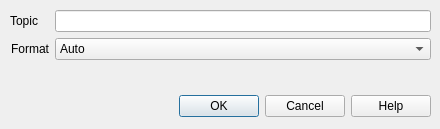
<?xml version="1.0" encoding="UTF-8"?>
<ui version="4.0">
 <class>CDlgMqttSubscribe</class>
 <widget class="QDialog" name="CDlgMqttSubscribe">
  <property name="geometry">
   <rect>
    <x>0</x>
    <y>0</y>
    <width>440</width>
    <height>129</height>
   </rect>
  </property>
  <property name="windowTitle">
   <string>MQTT Subscribe</string>
  </property>
  <widget class="QDialogButtonBox" name="buttonBox">
   <property name="geometry">
    <rect>
     <x>10</x>
     <y>90</y>
     <width>421</width>
     <height>32</height>
    </rect>
   </property>
   <property name="orientation">
    <enum>Qt::Horizontal</enum>
   </property>
   <property name="standardButtons">
    <set>QDialogButtonBox::Cancel|QDialogButtonBox::Help|QDialogButtonBox::Ok</set>
   </property>
   <property name="centerButtons">
    <bool>false</bool>
   </property>
  </widget>
  <widget class="QWidget" name="formLayoutWidget_2">
   <property name="geometry">
    <rect>
     <x>10</x>
     <y>10</y>
     <width>421</width>
     <height>71</height>
    </rect>
   </property>
   <layout class="QFormLayout" name="formLayout_2">
    <item row="0" column="0">
     <widget class="QLabel" name="label_3">
      <property name="text">
       <string>Topic</string>
      </property>
      <property name="buddy">
       <cstring>editTopic</cstring>
      </property>
     </widget>
    </item>
    <item row="0" column="1">
     <widget class="QLineEdit" name="editTopic"/>
    </item>
    <item row="1" column="1">
     <widget class="QComboBox" name="comboSubscribeFormat">
      <item>
       <property name="text">
        <string>Auto</string>
       </property>
      </item>
      <item>
       <property name="text">
        <string>JSON format</string>
       </property>
      </item>
      <item>
       <property name="text">
        <string>XML format</string>
       </property>
      </item>
      <item>
       <property name="text">
        <string>String format</string>
       </property>
      </item>
      <item>
       <property name="text">
        <string>Binary format</string>
       </property>
      </item>
     </widget>
    </item>
    <item row="1" column="0">
     <widget class="QLabel" name="label_10">
      <property name="text">
       <string>Format</string>
      </property>
      <property name="alignment">
       <set>Qt::AlignRight|Qt::AlignTrailing|Qt::AlignVCenter</set>
      </property>
      <property name="buddy">
       <cstring>comboSubscribeFormat</cstring>
      </property>
     </widget>
    </item>
   </layout>
  </widget>
 </widget>
 <resources/>
 <connections>
  <connection>
   <sender>buttonBox</sender>
   <signal>accepted()</signal>
   <receiver>CDlgMqttSubscribe</receiver>
   <slot>accept()</slot>
   <hints>
    <hint type="sourcelabel">
     <x>248</x>
     <y>254</y>
    </hint>
    <hint type="destinationlabel">
     <x>157</x>
     <y>274</y>
    </hint>
   </hints>
  </connection>
  <connection>
   <sender>buttonBox</sender>
   <signal>rejected()</signal>
   <receiver>CDlgMqttSubscribe</receiver>
   <slot>reject()</slot>
   <hints>
    <hint type="sourcelabel">
     <x>316</x>
     <y>260</y>
    </hint>
    <hint type="destinationlabel">
     <x>286</x>
     <y>274</y>
    </hint>
   </hints>
  </connection>
 </connections>
</ui>
